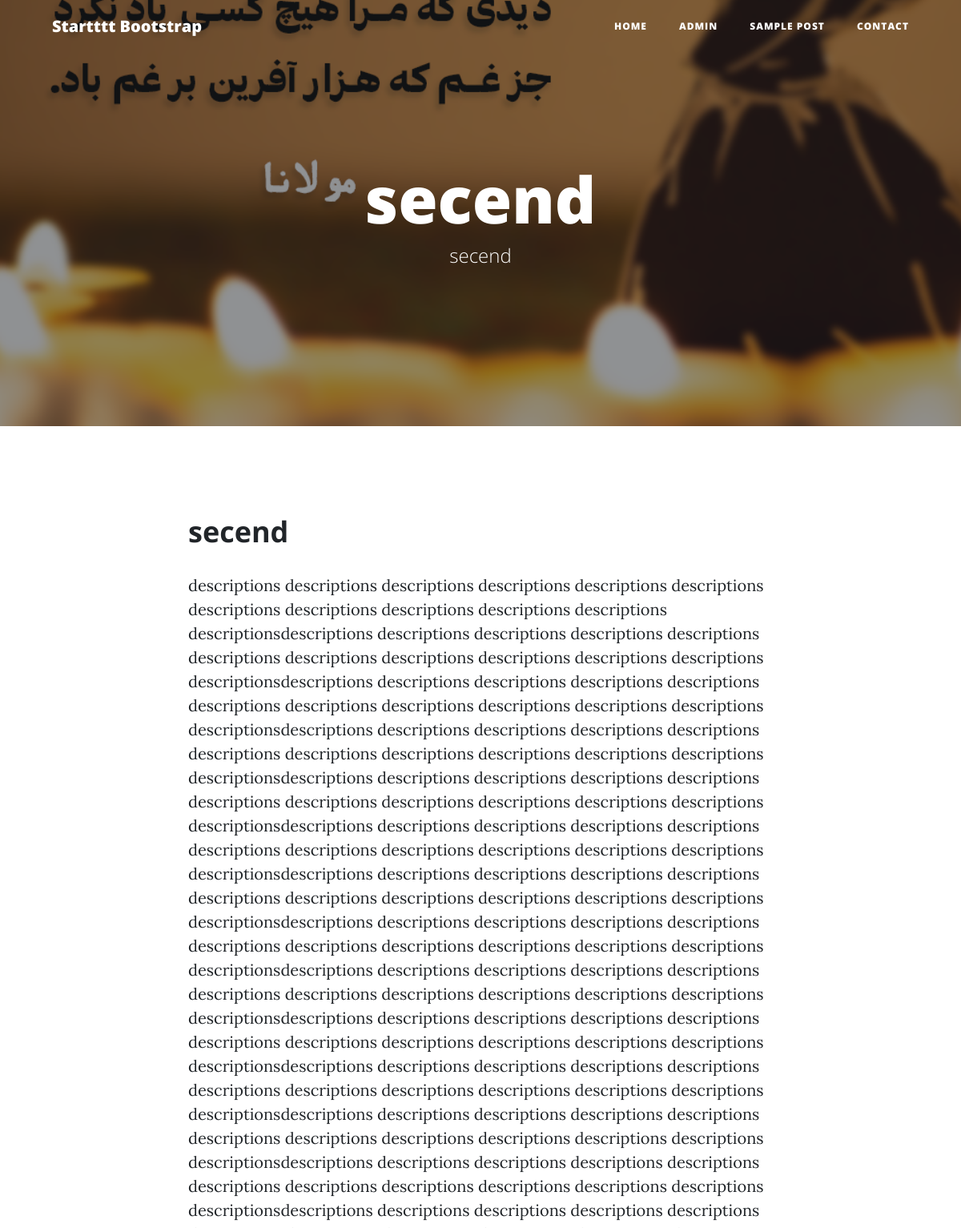
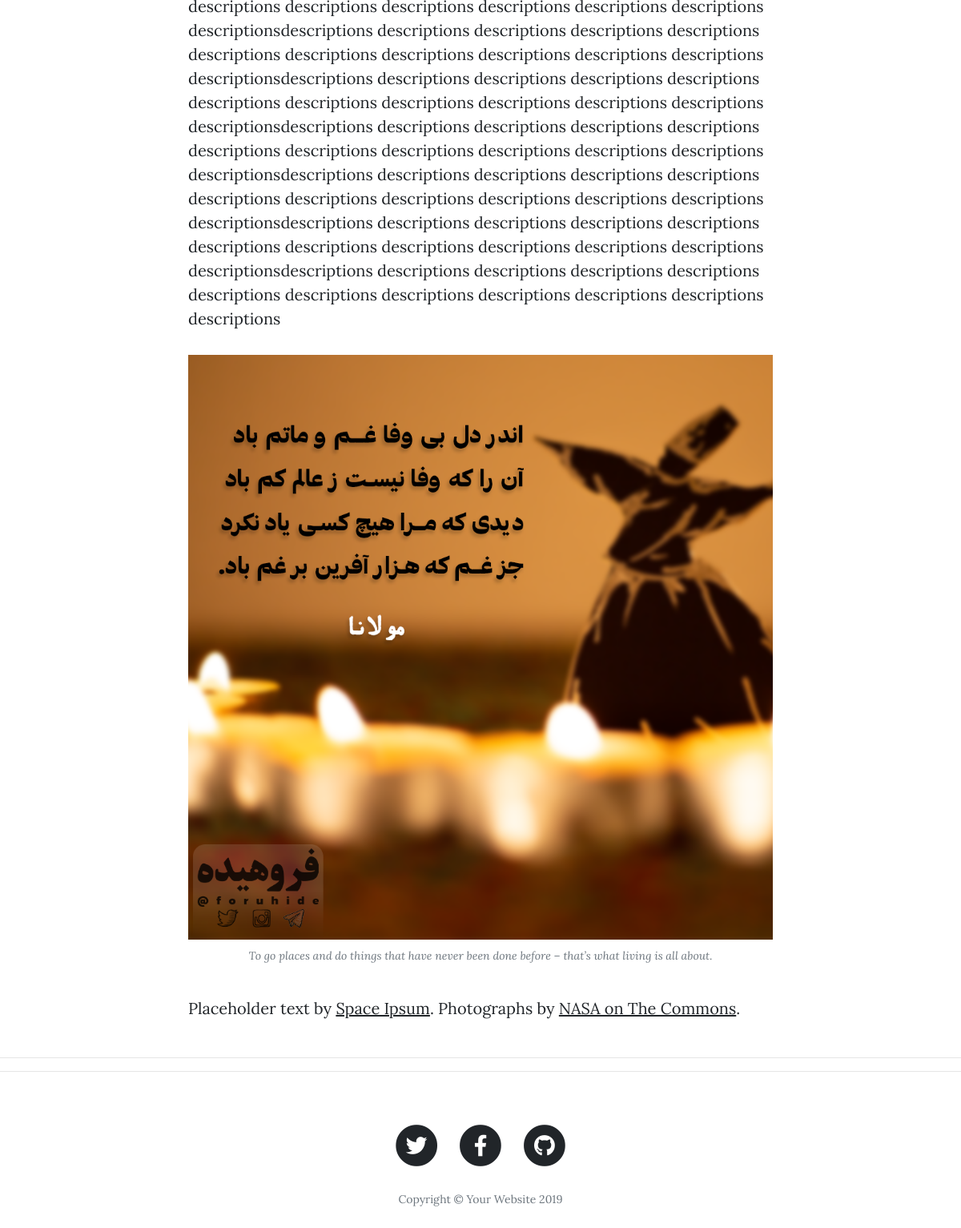
Screenshot of /article/secend with the database file from the repository (2 pictures, top to bottom).
### blog/models.py (models this page shows, shortened)
class Article(models.Model):
    STATUS_CHOICES = (
        ('P', 'منتشر شده'),
        ('D', 'در حال انتظار'),
    )
    class Meta:
        verbose_name = 'مقاله'
        verbose_name_plural = 'مقاله ها'
    title = models.CharField(max_length=200, verbose_name='تیتر')
    slug = models.SlugField(max_length=100, unique=True, verbose_name='لینک')
    description = models.TextField(verbose_name='توضیحات')
    thumbnail = models.ImageField(upload_to='images', verbose_name='عکس')
    publish = models.DateTimeField(default=timezone.now, verbose_name='انتشار')
    created = models.DateTimeField(auto_now_add=True, verbose_name='به وجود امدن')
    update = models.DateTimeField(auto_now=True, verbose_name='بروزرسانی')
    status = models.CharField(max_length=1, choices=STATUS_CHOICES, verbose_name='وضعیت')
    def jpublish(self):
        return jalali_convertor(self.publish)
    jpublish.short_description = "تاریخ انتشار"

### blog/views.py (the view)
# urls.py: path('article/<slug:slug>', detail, name='detail')
def detail(request, slug):
    context = {
        'article': get_object_or_404(Article, slug=slug, status='P'),
    }
    return render(request, 'blog/detail.html', context)

### blog/templates/blog/detail.html (shortened to what this page needs)
{% extends 'blog/base.html' %}
{% block main %}
<header class="masthead" style="background-image: url('{{article.thumbnail.url}}')">
    <div class="overlay"></div>
    <div class="container">
        <div class="row">
            <div class="col-lg-8 col-md-10 mx-auto">
                <div class="site-heading">
                    <h1>{{article.title}}</h1>
                    <span class="subheading">{{article.slug}}</span>
                </div>
            </div>
        </div>
    </div>
</header>
<article>
    <div class="container">
        <div class="row">
            <div class="col-lg-8 col-md-10 mx-auto">
                <h2 class="section-heading">{{article.title}}</h2>
                <p>{{article.description|linebreaks}}</p>
                <a href="#">
                    <img class="img-fluid" src="{{article.thumbnail.url}}" alt="">
                </a>
                <span class="caption text-muted">To go places and do things that have never been done before – that’s what living is all about.</span>
                <p>Placeholder text by
                    <a href="http://spaceipsum.com/">Space Ipsum</a>. Photographs by
                    <a href="https://www.flickr.com/photos/nasacommons/">NASA on The Commons</a>.</p>
            </div>
        </div>
    </div>
</article>
<hr>
{% endblock %}

### rows the page displays
Article: thumbnail (picture), title "secend", slug "secend", description "descriptions descriptions descriptions descriptions descriptions descriptions descriptions descriptions descriptions descriptions descriptions descriptionsdescriptions descriptions descriptions descriptions descriptions descriptions descriptions descriptions descriptions descriptions descriptions descriptionsdescriptions descriptions descriptions descriptions descriptions descriptions descriptions descriptions descriptions descriptions descriptions descriptionsdescriptions descriptions descriptions descriptions descriptions descriptions descriptions descriptions descriptions descriptions descriptions descriptionsdescriptions descriptions descriptions descriptions descriptions descriptions…"
